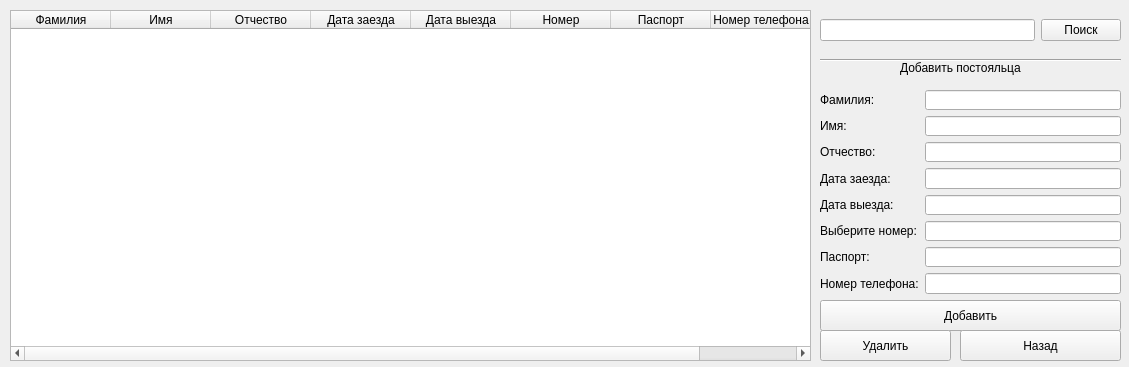
<?xml version="1.0" encoding="UTF-8"?>
<ui version="4.0">
 <class>proc_window</class>
 <widget class="QWidget" name="proc_window">
  <property name="geometry">
   <rect>
    <x>0</x>
    <y>0</y>
    <width>1129</width>
    <height>367</height>
   </rect>
  </property>
  <property name="windowTitle">
   <string>Клиенты</string>
  </property>
  <widget class="QTableWidget" name="table_proc">
   <property name="geometry">
    <rect>
     <x>10</x>
     <y>10</y>
     <width>801</width>
     <height>351</height>
    </rect>
   </property>
   <column>
    <property name="text">
     <string>Фамилия</string>
    </property>
   </column>
   <column>
    <property name="text">
     <string>Имя</string>
    </property>
   </column>
   <column>
    <property name="text">
     <string>Отчество</string>
    </property>
   </column>
   <column>
    <property name="text">
     <string>Дата заезда</string>
    </property>
   </column>
   <column>
    <property name="text">
     <string>Дата выезда</string>
    </property>
   </column>
   <column>
    <property name="text">
     <string>Номер</string>
    </property>
   </column>
   <column>
    <property name="text">
     <string>Паспорт</string>
    </property>
   </column>
   <column>
    <property name="text">
     <string>Номер телефона</string>
    </property>
   </column>
  </widget>
  <widget class="QWidget" name="horizontalLayoutWidget">
   <property name="geometry">
    <rect>
     <x>820</x>
     <y>10</y>
     <width>301</width>
     <height>41</height>
    </rect>
   </property>
   <layout class="QHBoxLayout" name="horizontalLayout">
    <item>
     <widget class="QLineEdit" name="search_entry"/>
    </item>
    <item>
     <widget class="QPushButton" name="search_button">
      <property name="text">
       <string>Поиск</string>
      </property>
     </widget>
    </item>
   </layout>
  </widget>
  <widget class="QPushButton" name="add_button">
   <property name="geometry">
    <rect>
     <x>820</x>
     <y>300</y>
     <width>301</width>
     <height>31</height>
    </rect>
   </property>
   <property name="text">
    <string>Добавить</string>
   </property>
  </widget>
  <widget class="QPushButton" name="remove_button">
   <property name="geometry">
    <rect>
     <x>820</x>
     <y>330</y>
     <width>131</width>
     <height>31</height>
    </rect>
   </property>
   <property name="text">
    <string>Удалить</string>
   </property>
  </widget>
  <widget class="QPushButton" name="back_button">
   <property name="geometry">
    <rect>
     <x>960</x>
     <y>330</y>
     <width>161</width>
     <height>31</height>
    </rect>
   </property>
   <property name="text">
    <string>Назад</string>
   </property>
  </widget>
  <widget class="QWidget" name="formLayoutWidget">
   <property name="geometry">
    <rect>
     <x>820</x>
     <y>90</y>
     <width>301</width>
     <height>204</height>
    </rect>
   </property>
   <layout class="QFormLayout" name="formLayout">
    <item row="0" column="0">
     <widget class="QLabel" name="label">
      <property name="text">
       <string>Фамилия:</string>
      </property>
     </widget>
    </item>
    <item row="0" column="1">
     <widget class="QLineEdit" name="room"/>
    </item>
    <item row="1" column="0">
     <widget class="QLabel" name="label_2">
      <property name="text">
       <string>Имя:</string>
      </property>
     </widget>
    </item>
    <item row="1" column="1">
     <widget class="QLineEdit" name="flour"/>
    </item>
    <item row="2" column="0">
     <widget class="QLabel" name="label_3">
      <property name="text">
       <string>Отчество:</string>
      </property>
     </widget>
    </item>
    <item row="2" column="1">
     <widget class="QLineEdit" name="place"/>
    </item>
    <item row="3" column="0">
     <widget class="QLabel" name="label_5">
      <property name="text">
       <string>Дата заезда:</string>
      </property>
     </widget>
    </item>
    <item row="4" column="0">
     <widget class="QLabel" name="label_6">
      <property name="text">
       <string>Дата выезда:</string>
      </property>
     </widget>
    </item>
    <item row="5" column="0">
     <widget class="QLabel" name="label_7">
      <property name="text">
       <string>Выберите номер:</string>
      </property>
     </widget>
    </item>
    <item row="6" column="0">
     <widget class="QLabel" name="label_8">
      <property name="text">
       <string>Паспорт:</string>
      </property>
     </widget>
    </item>
    <item row="7" column="0">
     <widget class="QLabel" name="label_9">
      <property name="text">
       <string>Номер телефона:</string>
      </property>
     </widget>
    </item>
    <item row="3" column="1">
     <widget class="QLineEdit" name="room_2"/>
    </item>
    <item row="4" column="1">
     <widget class="QLineEdit" name="room_3"/>
    </item>
    <item row="5" column="1">
     <widget class="QLineEdit" name="room_4"/>
    </item>
    <item row="6" column="1">
     <widget class="QLineEdit" name="room_5"/>
    </item>
    <item row="7" column="1">
     <widget class="QLineEdit" name="room_6"/>
    </item>
   </layout>
  </widget>
  <widget class="QLabel" name="label_4">
   <property name="geometry">
    <rect>
     <x>900</x>
     <y>60</y>
     <width>121</width>
     <height>16</height>
    </rect>
   </property>
   <property name="text">
    <string>Добавить постояльца</string>
   </property>
  </widget>
  <widget class="Line" name="line">
   <property name="geometry">
    <rect>
     <x>820</x>
     <y>50</y>
     <width>301</width>
     <height>20</height>
    </rect>
   </property>
   <property name="orientation">
    <enum>Qt::Horizontal</enum>
   </property>
  </widget>
 </widget>
 <resources/>
 <connections/>
</ui>
